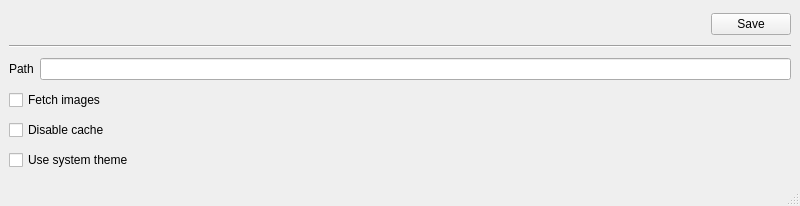
<?xml version="1.0" encoding="UTF-8"?>
<ui version="4.0">
 <class>SettingsUI</class>
 <widget class="QMainWindow" name="SettingsUI">
  <property name="geometry">
   <rect>
    <x>0</x>
    <y>0</y>
    <width>800</width>
    <height>206</height>
   </rect>
  </property>
  <property name="windowTitle">
   <string>Settings</string>
  </property>
  <widget class="QWidget" name="centralwidget">
   <layout class="QVBoxLayout" name="verticalLayout">
    <item>
     <layout class="QHBoxLayout" name="horizontalLayout_3">
      <item>
       <spacer name="horizontalSpacer">
        <property name="orientation">
         <enum>Qt::Horizontal</enum>
        </property>
        <property name="sizeHint" stdset="0">
         <size>
          <width>40</width>
          <height>20</height>
         </size>
        </property>
       </spacer>
      </item>
      <item>
       <widget class="QPushButton" name="saveButton">
        <property name="text">
         <string>Save</string>
        </property>
       </widget>
      </item>
     </layout>
    </item>
    <item>
     <widget class="Line" name="line">
      <property name="orientation">
       <enum>Qt::Horizontal</enum>
      </property>
     </widget>
    </item>
    <item>
     <layout class="QHBoxLayout" name="horizontalLayout">
      <item>
       <widget class="QLabel" name="label">
        <property name="text">
         <string>Path</string>
        </property>
       </widget>
      </item>
      <item>
       <widget class="QLineEdit" name="pathLineEdit"/>
      </item>
     </layout>
    </item>
    <item>
     <widget class="QCheckBox" name="fetchImagesCheckBox">
      <property name="text">
       <string>Fetch images</string>
      </property>
     </widget>
    </item>
    <item>
     <widget class="QCheckBox" name="noCacheCheckBox">
      <property name="text">
       <string>Disable cache</string>
      </property>
     </widget>
    </item>
    <item>
     <widget class="QCheckBox" name="systemThemeCheckBox">
      <property name="text">
       <string>Use system theme</string>
      </property>
     </widget>
    </item>
   </layout>
  </widget>
  <widget class="QStatusBar" name="statusbar"/>
 </widget>
 <resources/>
 <connections/>
</ui>
